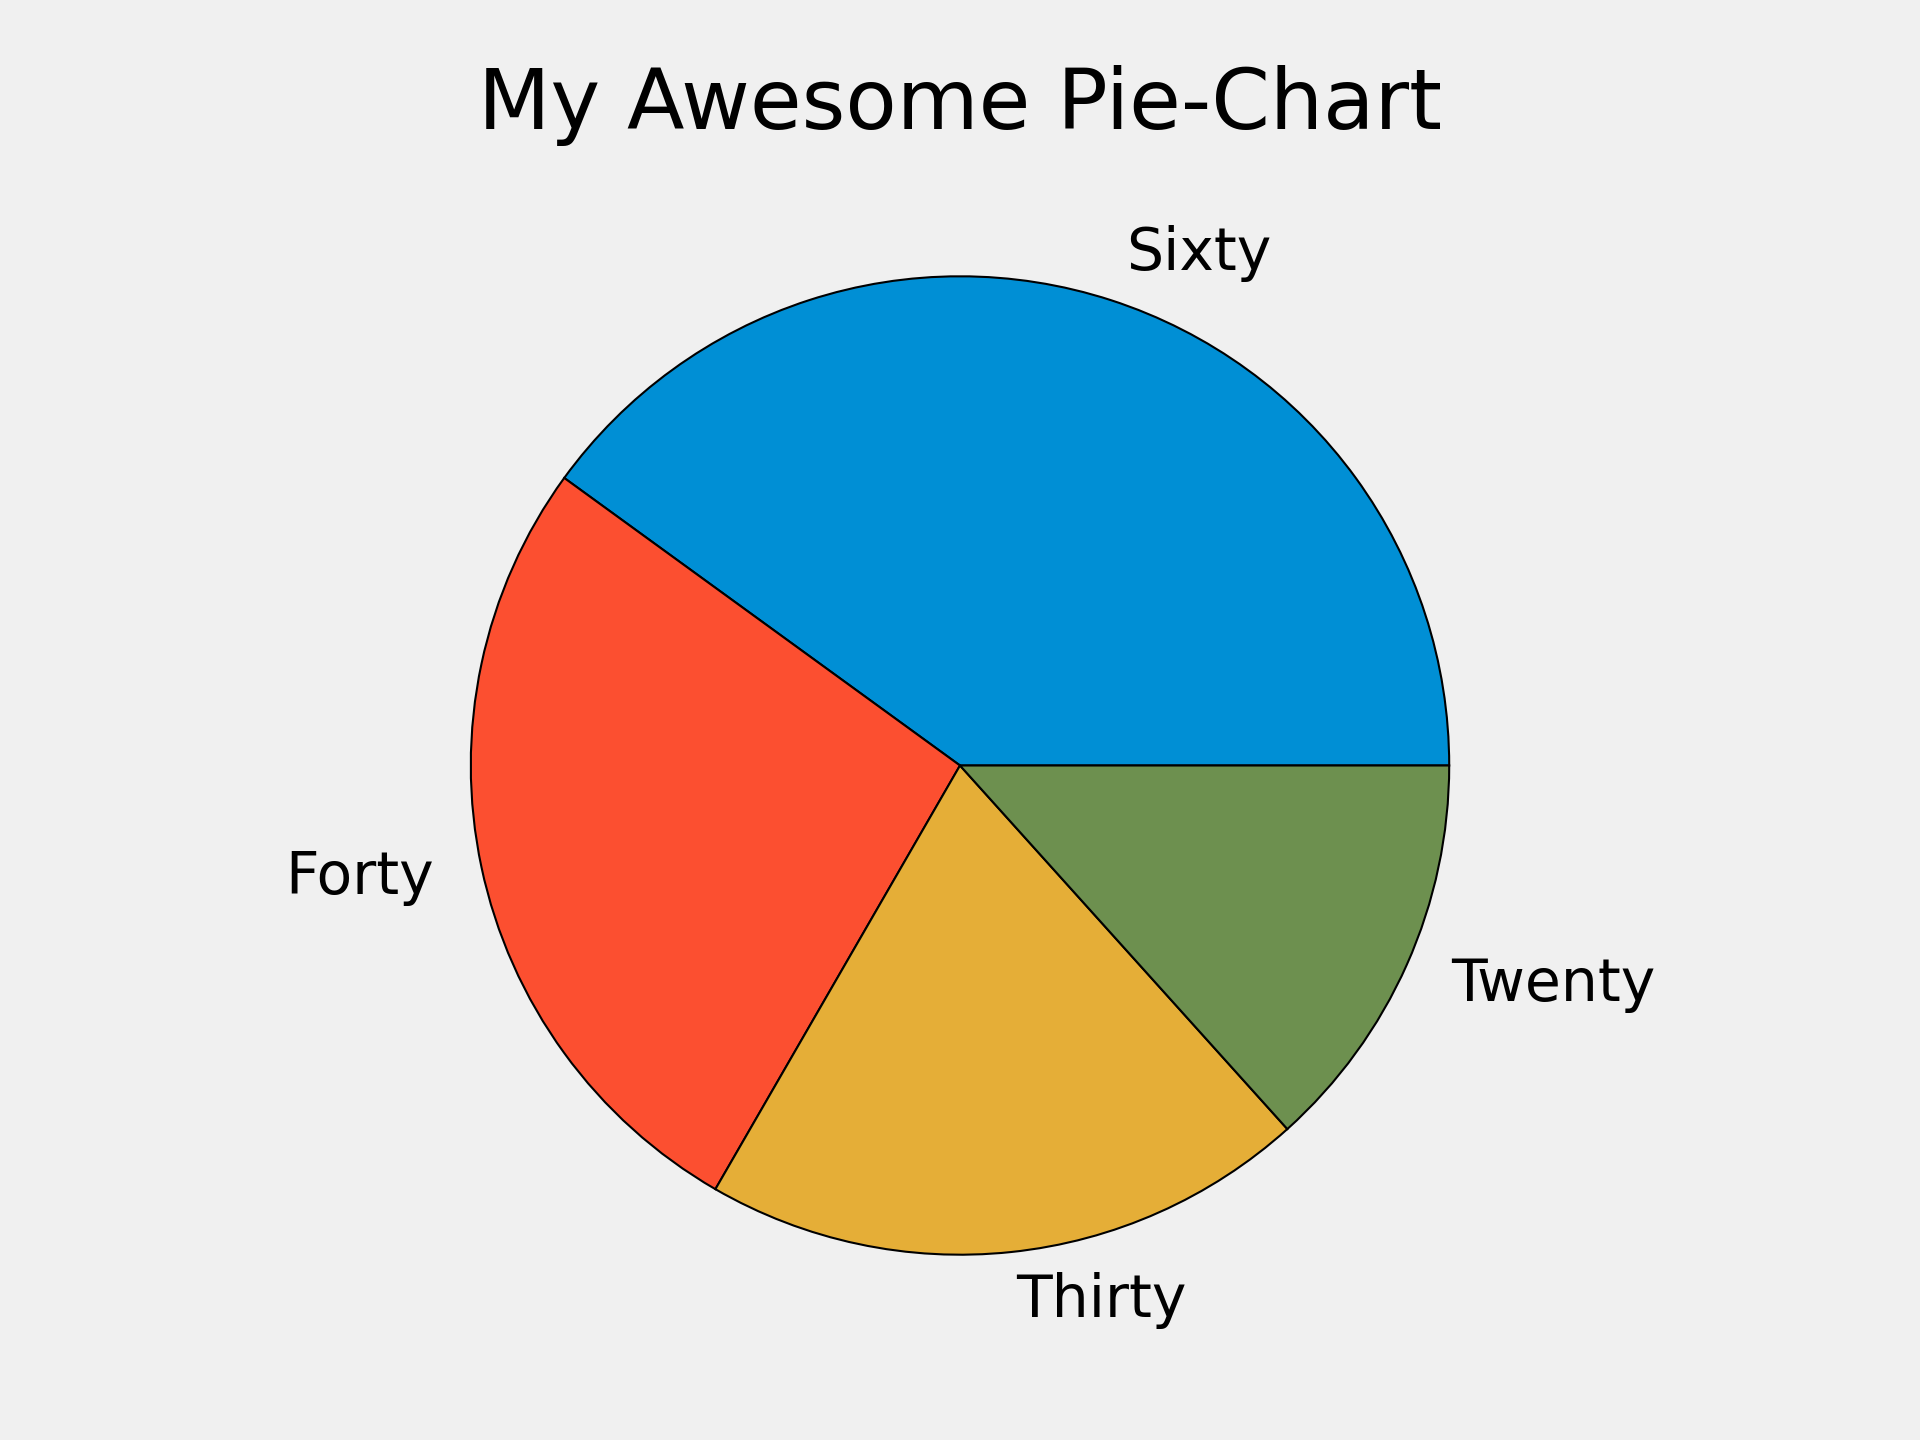

Write the Python code that produced this figure.
# Importing necesssary libraries
import matplotlib.pyplot as plt

# Defining values
slices = [ 60, 40, 30, 20 ]
labels = [ 'Sixty', 'Forty', 'Thirty', 'Twenty' ]
colors = [ '#008fd5', '#fc4f30', '#e5ae37', '#6d904f' ]

# Adding Theme to graph
plt.style.use('fivethirtyeight')

# PLotting graph
plt.pie(slices, labels=labels, colors=colors, wedgeprops={'edgecolor':'black'})

# Adding labels to graph
plt.title('My Awesome Pie-Chart')

# Adjust some padding to graph
plt.tight_layout()

# Saving graph as png
plt.savefig('pie_plot_1.png', dpi=300)

# Showing graph as output
plt.show()
